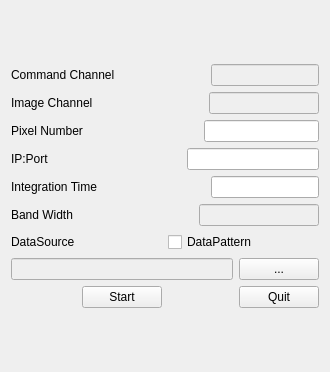
<?xml version="1.0" encoding="UTF-8"?>
<ui version="4.0">
 <class>Form</class>
 <widget class="QWidget" name="Form">
  <property name="geometry">
   <rect>
    <x>0</x>
    <y>0</y>
    <width>330</width>
    <height>372</height>
   </rect>
  </property>
  <property name="sizePolicy">
   <sizepolicy hsizetype="Fixed" vsizetype="Fixed">
    <horstretch>0</horstretch>
    <verstretch>0</verstretch>
   </sizepolicy>
  </property>
  <property name="windowTitle">
   <string>QDetector</string>
  </property>
  <layout class="QVBoxLayout" name="verticalLayout_2">
   <item>
    <layout class="QVBoxLayout" name="verticalLayout">
     <item>
      <layout class="QHBoxLayout" name="horizontalLayout_2">
       <item>
        <widget class="QLabel" name="label_2">
         <property name="text">
          <string>Command Channel</string>
         </property>
        </widget>
       </item>
       <item>
        <spacer name="horizontalSpacer_4">
         <property name="orientation">
          <enum>Qt::Horizontal</enum>
         </property>
         <property name="sizeType">
          <enum>QSizePolicy::Expanding</enum>
         </property>
         <property name="sizeHint" stdset="0">
          <size>
           <width>40</width>
           <height>20</height>
          </size>
         </property>
        </spacer>
       </item>
       <item>
        <widget class="QLineEdit" name="cmdChannelEdit">
         <property name="enabled">
          <bool>false</bool>
         </property>
        </widget>
       </item>
      </layout>
     </item>
     <item>
      <layout class="QHBoxLayout" name="horizontalLayout_3">
       <item>
        <widget class="QLabel" name="label">
         <property name="text">
          <string>Image Channel</string>
         </property>
        </widget>
       </item>
       <item>
        <spacer name="horizontalSpacer_3">
         <property name="orientation">
          <enum>Qt::Horizontal</enum>
         </property>
         <property name="sizeHint" stdset="0">
          <size>
           <width>40</width>
           <height>20</height>
          </size>
         </property>
        </spacer>
       </item>
       <item>
        <widget class="QLineEdit" name="imgChannelEdit">
         <property name="enabled">
          <bool>false</bool>
         </property>
        </widget>
       </item>
      </layout>
     </item>
     <item>
      <layout class="QHBoxLayout" name="horizontalLayout_4">
       <item>
        <widget class="QLabel" name="label_3">
         <property name="text">
          <string>Pixel Number</string>
         </property>
        </widget>
       </item>
       <item>
        <spacer name="horizontalSpacer_2">
         <property name="orientation">
          <enum>Qt::Horizontal</enum>
         </property>
         <property name="sizeHint" stdset="0">
          <size>
           <width>40</width>
           <height>20</height>
          </size>
         </property>
        </spacer>
       </item>
       <item>
        <widget class="QLineEdit" name="pixelNumEdit"/>
       </item>
      </layout>
     </item>
     <item>
      <layout class="QHBoxLayout" name="horizontalLayout_8">
       <item>
        <widget class="QLabel" name="label_4">
         <property name="text">
          <string>IP:Port</string>
         </property>
        </widget>
       </item>
       <item>
        <spacer name="horizontalSpacer_8">
         <property name="orientation">
          <enum>Qt::Horizontal</enum>
         </property>
         <property name="sizeHint" stdset="0">
          <size>
           <width>40</width>
           <height>20</height>
          </size>
         </property>
        </spacer>
       </item>
       <item>
        <widget class="QLineEdit" name="ipEdit"/>
       </item>
      </layout>
     </item>
     <item>
      <layout class="QHBoxLayout" name="horizontalLayout_7">
       <item>
        <widget class="QLabel" name="label_6">
         <property name="text">
          <string>Integration Time</string>
         </property>
        </widget>
       </item>
       <item>
        <spacer name="horizontalSpacer_7">
         <property name="orientation">
          <enum>Qt::Horizontal</enum>
         </property>
         <property name="sizeHint" stdset="0">
          <size>
           <width>40</width>
           <height>20</height>
          </size>
         </property>
        </spacer>
       </item>
       <item>
        <widget class="QLineEdit" name="integrationTimeEdit"/>
       </item>
      </layout>
     </item>
     <item>
      <layout class="QHBoxLayout" name="horizontalLayout_6">
       <item>
        <widget class="QLabel" name="label_7">
         <property name="text">
          <string>Band Width</string>
         </property>
        </widget>
       </item>
       <item>
        <spacer name="horizontalSpacer_6">
         <property name="orientation">
          <enum>Qt::Horizontal</enum>
         </property>
         <property name="sizeHint" stdset="0">
          <size>
           <width>40</width>
           <height>20</height>
          </size>
         </property>
        </spacer>
       </item>
       <item>
        <widget class="QLineEdit" name="bandWidthEdit">
         <property name="enabled">
          <bool>false</bool>
         </property>
        </widget>
       </item>
      </layout>
     </item>
     <item>
      <layout class="QHBoxLayout" name="horizontalLayout_9">
       <item>
        <widget class="QLabel" name="label_5">
         <property name="text">
          <string>DataSource</string>
         </property>
        </widget>
       </item>
       <item>
        <widget class="QCheckBox" name="patternCheckBox">
         <property name="text">
          <string>DataPattern</string>
         </property>
        </widget>
       </item>
      </layout>
     </item>
     <item>
      <layout class="QHBoxLayout" name="horizontalLayout_5">
       <item>
        <widget class="QLineEdit" name="pathEdit">
         <property name="enabled">
          <bool>false</bool>
         </property>
        </widget>
       </item>
       <item>
        <widget class="QPushButton" name="pathButton">
         <property name="text">
          <string>...</string>
         </property>
        </widget>
       </item>
      </layout>
     </item>
     <item>
      <layout class="QHBoxLayout" name="horizontalLayout">
       <item>
        <spacer name="horizontalSpacer_5">
         <property name="orientation">
          <enum>Qt::Horizontal</enum>
         </property>
         <property name="sizeHint" stdset="0">
          <size>
           <width>40</width>
           <height>20</height>
          </size>
         </property>
        </spacer>
       </item>
       <item>
        <widget class="QPushButton" name="startButton">
         <property name="text">
          <string>Start</string>
         </property>
        </widget>
       </item>
       <item>
        <spacer name="horizontalSpacer">
         <property name="orientation">
          <enum>Qt::Horizontal</enum>
         </property>
         <property name="sizeHint" stdset="0">
          <size>
           <width>40</width>
           <height>20</height>
          </size>
         </property>
        </spacer>
       </item>
       <item>
        <widget class="QPushButton" name="quitButton">
         <property name="text">
          <string>Quit</string>
         </property>
        </widget>
       </item>
      </layout>
     </item>
    </layout>
   </item>
  </layout>
 </widget>
 <resources/>
 <connections>
  <connection>
   <sender>quitButton</sender>
   <signal>clicked()</signal>
   <receiver>Form</receiver>
   <slot>close()</slot>
   <hints>
    <hint type="sourcelabel">
     <x>268</x>
     <y>316</y>
    </hint>
    <hint type="destinationlabel">
     <x>205</x>
     <y>327</y>
    </hint>
   </hints>
  </connection>
 </connections>
</ui>
